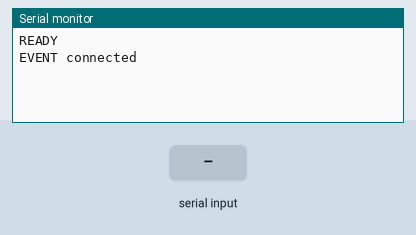
Simulated run of this program. Board: ESP32. Parts: the last lines printed to the serial monitor. The test bench sets the inputs (shaded band). USB keyboard and mouse output is not drawn.

Above: at 1.2 s.
1.3 s: "D\n" received over Serial
At 2.0 s:
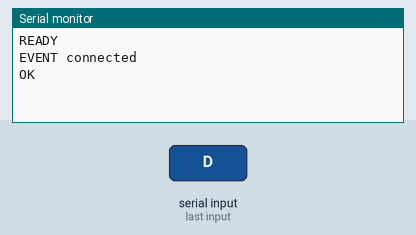
2.8 s: "P90\n" received over Serial
At 4.0 s:
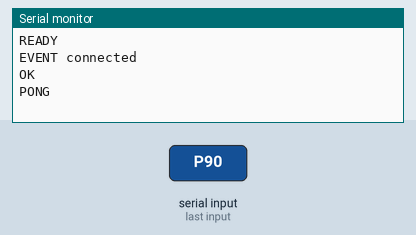
4.3 s: "S90\n" received over Serial
At 5.5 s:
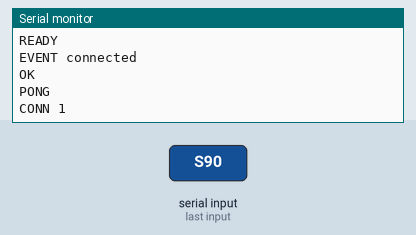

Measured:
- after the input at 1.3 s, the serial monitor: prints a new line at once (image 1)
- after the input at 2.8 s, the serial monitor: prints a new line at once (image 2)
- after the input at 4.3 s, the serial monitor: prints a new line at once (image 3)

The program:

main.cpp
```cpp
// AirMirror Mouse: ESP32 jadi mouse Bluetooth LE untuk iPhone (pakai AssistiveTouch).
// PC mengirim perintah teks lewat USB serial (115200), satu perintah per baris:
//   M dx dy   gerak kursor relatif (boleh besar, dipecah otomatis)
//   H         homing: dorong kursor ke pojok kiri-atas
//   C         klik kiri         D = tahan kiri     U = lepas kiri
//   R         klik kanan
//   W n       scroll roda (n positif = ke atas)
//   S         tanya status      -> "CONN 1" atau "CONN 0"
//   P         ping              -> "PONG"
#include <Arduino.h>
#include <BleMouse.h>

BleMouse mouse("AirMirror Mouse", "AirMirror", 100);

static const int STEP = 100;      // max per laporan HID (<=127)
static const int STEP_DELAY = 6;  // ms antar laporan; konstan supaya akselerasi iOS stabil

bool lastConn = false;
String line;

void moveBy(int dx, int dy) {
  while (dx != 0 || dy != 0) {
    int sx = constrain(dx, -STEP, STEP);
    int sy = constrain(dy, -STEP, STEP);
    mouse.move(sx, sy);
    dx -= sx;
    dy -= sy;
    delay(STEP_DELAY);
  }
}

void handle(const String &cmd) {
  if (cmd.length() == 0) return;
  char c = cmd[0];
  if (c == 'P') {
    Serial.println("PONG");
    return;
  }
  if (c == 'S') {
    Serial.println(mouse.isConnected() ? "CONN 1" : "CONN 0");
    return;
  }
  if (!mouse.isConnected()) {
    Serial.println("ERR notconnected");
    return;
  }
  if (c == 'M') {
    int dx = 0, dy = 0;
    if (sscanf(cmd.c_str() + 1, "%d %d", &dx, &dy) == 2) moveBy(dx, dy);
  } else if (c == 'H') {
    // 40 laporan x 100 = 4000 hitungan ke kiri-atas, cukup melewati layar iPhone mana pun
    for (int i = 0; i < 40; i++) {
      mouse.move(-STEP, -STEP);
      delay(STEP_DELAY);
    }
  } else if (c == 'C') {
    mouse.click(MOUSE_LEFT);
  } else if (c == 'D') {
    mouse.press(MOUSE_LEFT);
  } else if (c == 'U') {
    mouse.release(MOUSE_LEFT);
  } else if (c == 'R') {
    mouse.click(MOUSE_RIGHT);
  } else if (c == 'W') {
    int n = 0;
    if (sscanf(cmd.c_str() + 1, "%d", &n) == 1) mouse.move(0, 0, constrain(n, -127, 127));
  }
  Serial.println("OK");
}

void setup() {
  Serial.begin(115200);
  Serial.setTimeout(20);
  mouse.begin();
  Serial.println("READY");
}

void loop() {
  bool conn = mouse.isConnected();
  if (conn != lastConn) {
    lastConn = conn;
    Serial.println(conn ? "EVENT connected" : "EVENT disconnected");
  }
  while (Serial.available()) {
    char ch = (char)Serial.read();
    if (ch == '\n') {
      line.trim();
      handle(line);
      line = "";
    } else if (ch != '\r' && line.length() < 64) {
      line += ch;
    }
  }
}
```
